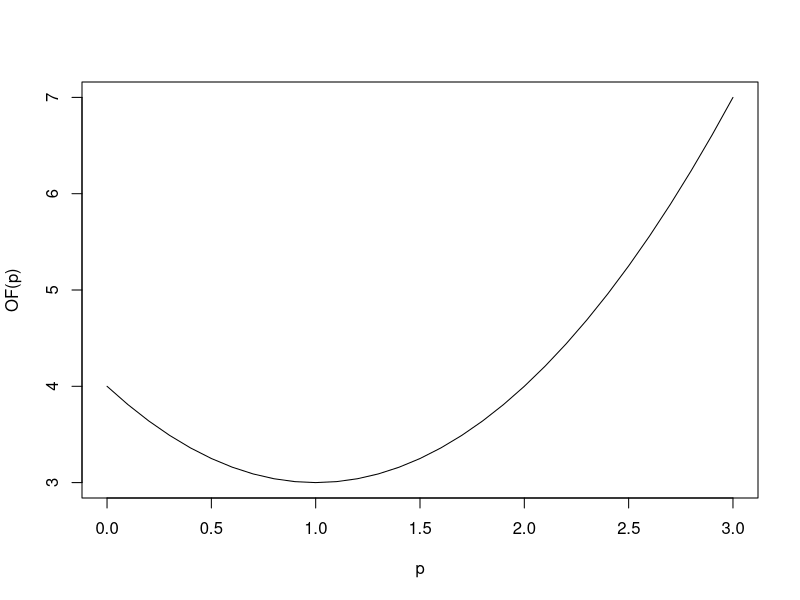

Recreate this plot in R.
## ---- chunk 1
OF <- function(p) {
    sum((p-1)^2) + 3
}
## ---- chunk 2
x <- seq(0,3, by = 0.1)
plot(x, Vectorize(OF)(x), type = "l", xlab = "p", ylab = "OF(p)")
## ---- chunk 3
p0 <- c(0,0,0)   # initial guess
out <- optim(par = p0, fn = OF)
## ---- chunk 4
out$par
